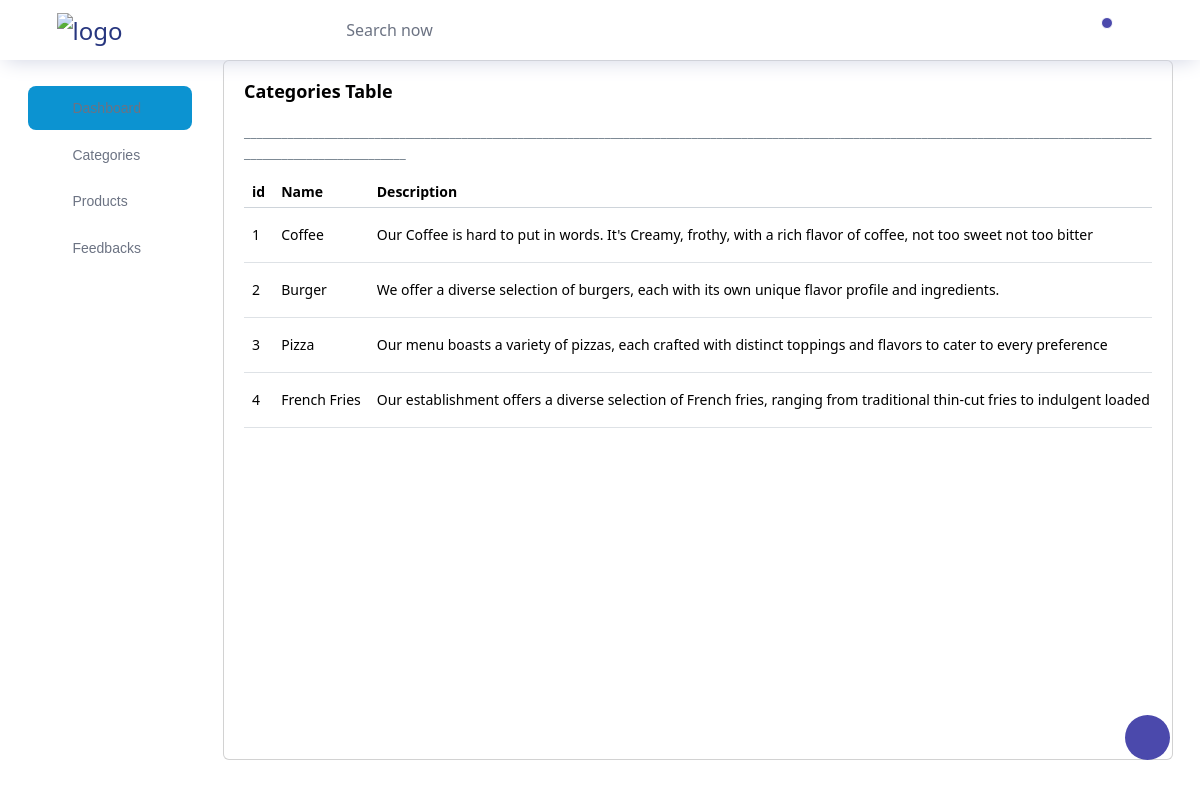
The app's page /Backend/display_categories/ with its own data.
### Backend/models.py (models this page shows)
class CategoriesDB(models.Model):
    Category_Name = models.CharField(max_length=100, null=True, blank=True)
    Category_Description = models.CharField(max_length=100, null=True, blank=True)
    Category_Image = models.ImageField(upload_to="Category Image", null=True, blank=True)

### Backend/views.py (the view)
# urls.py: path("display_categories/", views.display_categories, name="display_categories"),
def display_categories(request):
    data = CategoriesDB.objects.all()
    return render(request, "Display_Categories.html", {'data': data})

### Backend/templates/Display_Categories.html (shortened to what this page needs)
<!DOCTYPE html>
{% extends 'index.html' %}
{% block content %}
<html lang="en">
<head>
</head>
<body>
<div class="col-lg-10 grid-margin stretch-card">
              <div class="card">
                <div class="card-body">
                  <h4 class="card-title">Categories Table</h4>
                  <p class="card-description">
                    ____________________________________________________________________________________________________________________________________________________________________________
                  </p>
                  <div class="table-responsive">
                    <table class="table">
                      <thead>
                        <tr>
                          <th>id</th>
                          <th>Name</th>
                          <th>Description</th>
                        </tr>
                      </thead>
                      <tbody>
                      {% for i in data %}
                        <tr>
                          <td>{{i.id}}</td>
                          <td>{{i.Category_Name}}</td>
                          <td>{{i.Category_Description}}</td>
                        </tr>
                      {% endfor %}
                      </tbody>
                    </table>
                  </div>
                </div>
              </div>
            </div>
</body>
</html>
{% endblock %}

### records on screen
CategoriesDB: id "1", Category_Name "Coffee", Category_Description "Our Coffee is hard to put in words. It's Creamy, frothy, with a rich flavor of coffee, not too sweet not too bitter"
CategoriesDB: id "2", Category_Name "Burger", Category_Description "We offer a diverse selection of burgers, each with its own unique flavor profile and ingredients."
CategoriesDB: id "3", Category_Name "Pizza", Category_Description "Our menu boasts a variety of pizzas, each crafted with distinct toppings and flavors to cater to every preference"
CategoriesDB: id "4", Category_Name "French Fries", Category_Description "Our establishment offers a diverse selection of French fries, ranging from traditional thin-cut fries to indulgent loaded…"
